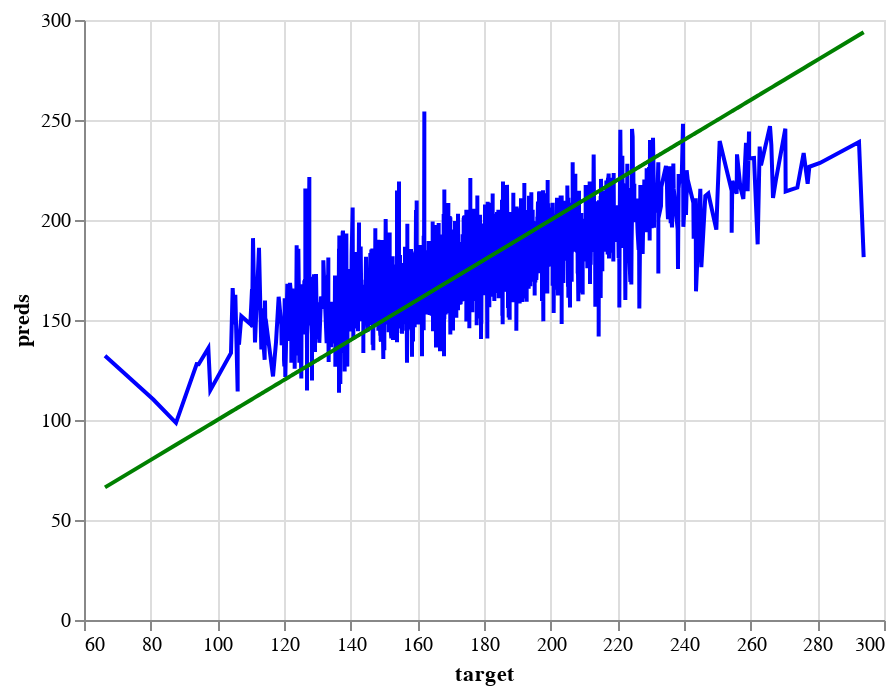

The notebook cell this image was saved under:
### Code cell
line_chart2 + line_chart1

### Figure 1 — Vega-Lite specification as saved in the notebook (floating-point values rounded to 4 significant figures; data arrays with more than 128 entries replaced by an {"elided": "..."} marker saying what was removed)
{"config": {"view": {"continuousWidth": 400, "continuousHeight": 300}}, "layer": [{"data": {"name": "data-84ffd2829f520e4b684d6f69c7928fea"}, "mark": {"type": "line", "color": "blue"}, "encoding": {"x": {"field": "target", "type": "quantitative"}, "y": {"field": "preds", "type": "quantitative"}}}, {"data": {"name": "data-1dbbaef775c1b9472b27966e6eacf94c"}, "mark": {"type": "line", "color": "green"}, "encoding": {"x": {"field": "target", "type": "quantitative"}, "y": {"field": "preds", "type": "quantitative"}}}], "$schema": "https://vega.github.io/schema/vega-lite/v4.17.0.json", "datasets": {"data-84ffd2829f520e4b684d6f69c7928fea": {"elided": "2438 records"}, "data-1dbbaef775c1b9472b27966e6eacf94c": {"elided": "2438 records"}}}
